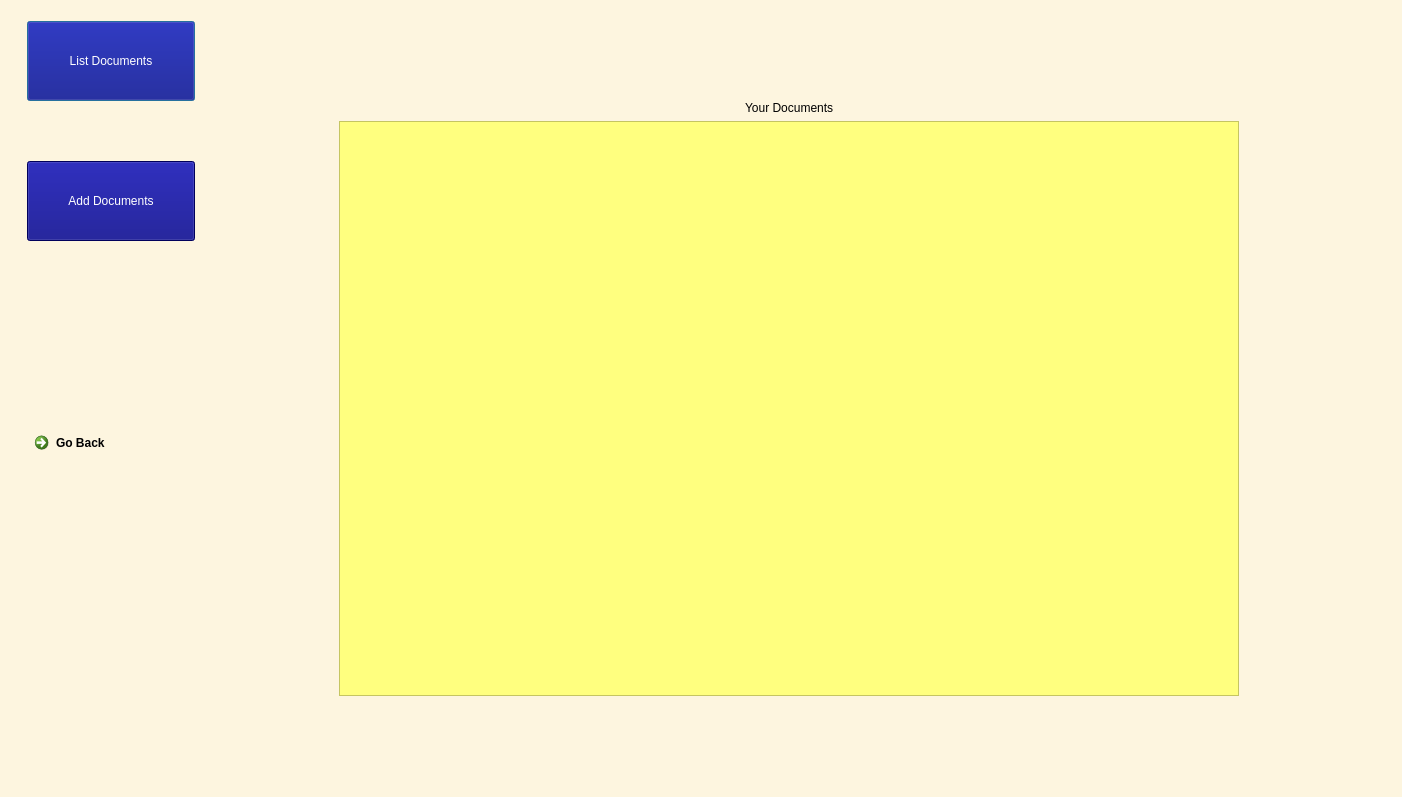
<?xml version="1.0" encoding="UTF-8"?>
<ui version="4.0">
 <class>Dialog</class>
 <widget class="QDialog" name="Dialog">
  <property name="geometry">
   <rect>
    <x>0</x>
    <y>0</y>
    <width>1402</width>
    <height>797</height>
   </rect>
  </property>
  <property name="windowTitle">
   <string>Dialog</string>
  </property>
  <property name="styleSheet">
   <string notr="true">background-color: rgb(194, 154, 191);
background-color: rgb(253, 245, 223);</string>
  </property>
  <layout class="QVBoxLayout" name="verticalLayout_3">
   <item>
    <layout class="QHBoxLayout" name="horizontalLayout">
     <property name="leftMargin">
      <number>8</number>
     </property>
     <property name="rightMargin">
      <number>8</number>
     </property>
     <item>
      <layout class="QVBoxLayout" name="verticalLayout" stretch="1,3,1">
       <property name="spacing">
        <number>60</number>
       </property>
       <property name="leftMargin">
        <number>8</number>
       </property>
       <property name="topMargin">
        <number>10</number>
       </property>
       <property name="rightMargin">
        <number>8</number>
       </property>
       <property name="bottomMargin">
        <number>200</number>
       </property>
       <item>
        <widget class="QPushButton" name="btnListDocuments">
         <property name="minimumSize">
          <size>
           <width>140</width>
           <height>80</height>
          </size>
         </property>
         <property name="maximumSize">
          <size>
           <width>180</width>
           <height>80</height>
          </size>
         </property>
         <property name="styleSheet">
          <string notr="true">background-color: rgb(0, 0, 127);
color: rgb(255, 255, 255);</string>
         </property>
         <property name="text">
          <string>List Documents</string>
         </property>
        </widget>
       </item>
       <item>
        <widget class="QPushButton" name="btnAddDocuments">
         <property name="minimumSize">
          <size>
           <width>140</width>
           <height>80</height>
          </size>
         </property>
         <property name="maximumSize">
          <size>
           <width>180</width>
           <height>80</height>
          </size>
         </property>
         <property name="styleSheet">
          <string notr="true">background-color: rgb(0, 0, 127);
color: rgb(255, 255, 255);</string>
         </property>
         <property name="text">
          <string>Add Documents</string>
         </property>
        </widget>
       </item>
       <item alignment="Qt::AlignVCenter">
        <widget class="QCommandLinkButton" name="btnGoback">
         <property name="maximumSize">
          <size>
           <width>200</width>
           <height>80</height>
          </size>
         </property>
         <property name="styleSheet">
          <string notr="true">background-color: rgb(255, 170, 127);</string>
         </property>
         <property name="text">
          <string>Go Back</string>
         </property>
         <property name="iconSize">
          <size>
           <width>80</width>
           <height>80</height>
          </size>
         </property>
        </widget>
       </item>
      </layout>
     </item>
     <item>
      <layout class="QVBoxLayout" name="verticalLayout_2">
       <property name="leftMargin">
        <number>8</number>
       </property>
       <property name="topMargin">
        <number>8</number>
       </property>
       <property name="rightMargin">
        <number>8</number>
       </property>
       <property name="bottomMargin">
        <number>8</number>
       </property>
       <item>
        <widget class="QStackedWidget" name="widgetStack">
         <property name="minimumSize">
          <size>
           <width>1148</width>
           <height>670</height>
          </size>
         </property>
         <property name="maximumSize">
          <size>
           <width>1200</width>
           <height>750</height>
          </size>
         </property>
         <property name="styleSheet">
          <string notr="true">background-color: rgb(194, 154, 191);
background-color: rgb(253, 245, 223);</string>
         </property>
         <property name="currentIndex">
          <number>0</number>
         </property>
         <widget class="QWidget" name="documents">
          <widget class="QWidget" name="verticalLayoutWidget">
           <property name="geometry">
            <rect>
             <x>19</x>
             <y>70</y>
             <width>1111</width>
             <height>611</height>
            </rect>
           </property>
           <layout class="QVBoxLayout" name="verticalLayout_4">
            <property name="leftMargin">
             <number>8</number>
            </property>
            <property name="topMargin">
             <number>8</number>
            </property>
            <property name="rightMargin">
             <number>12</number>
            </property>
            <property name="bottomMargin">
             <number>8</number>
            </property>
            <item alignment="Qt::AlignHCenter">
             <widget class="QLabel" name="label_12">
              <property name="maximumSize">
               <size>
                <width>400</width>
                <height>40</height>
               </size>
              </property>
              <property name="styleSheet">
               <string notr="true">font: 18pt &quot;MS Shell Dlg 2&quot;;</string>
              </property>
              <property name="text">
               <string>Your Documents</string>
              </property>
             </widget>
            </item>
            <item alignment="Qt::AlignHCenter">
             <widget class="QTableWidget" name="tableDocument">
              <property name="minimumSize">
               <size>
                <width>900</width>
                <height>400</height>
               </size>
              </property>
              <property name="maximumSize">
               <size>
                <width>900</width>
                <height>16777215</height>
               </size>
              </property>
              <property name="styleSheet">
               <string notr="true">background-color: rgb(255, 255, 127);</string>
              </property>
             </widget>
            </item>
           </layout>
          </widget>
         </widget>
         <widget class="QWidget" name="addDocumentPage">
          <widget class="QWidget" name="verticalLayoutWidget_2">
           <property name="geometry">
            <rect>
             <x>50</x>
             <y>90</y>
             <width>1061</width>
             <height>351</height>
            </rect>
           </property>
           <layout class="QVBoxLayout" name="verticalLayout_5">
            <property name="leftMargin">
             <number>12</number>
            </property>
            <property name="topMargin">
             <number>12</number>
            </property>
            <property name="rightMargin">
             <number>12</number>
            </property>
            <property name="bottomMargin">
             <number>12</number>
            </property>
            <item alignment="Qt::AlignTop">
             <widget class="QLabel" name="label_6">
              <property name="styleSheet">
               <string notr="true">font: 18pt &quot;MS Shell Dlg 2&quot;;</string>
              </property>
              <property name="text">
               <string>Add a document</string>
              </property>
             </widget>
            </item>
            <item>
             <widget class="QWidget" name="widget" native="true">
              <property name="styleSheet">
               <string notr="true">border-radius: 4;
background-color: rgb(85, 170, 127);</string>
              </property>
              <layout class="QVBoxLayout" name="verticalLayout_7">
               <item>
                <layout class="QVBoxLayout" name="verticalLayout_6">
                 <property name="spacing">
                  <number>8</number>
                 </property>
                 <property name="leftMargin">
                  <number>8</number>
                 </property>
                 <property name="topMargin">
                  <number>8</number>
                 </property>
                 <property name="rightMargin">
                  <number>8</number>
                 </property>
                 <property name="bottomMargin">
                  <number>8</number>
                 </property>
                 <item>
                  <layout class="QHBoxLayout" name="horizontalLayout_2">
                   <property name="leftMargin">
                    <number>8</number>
                   </property>
                   <property name="topMargin">
                    <number>8</number>
                   </property>
                   <property name="rightMargin">
                    <number>8</number>
                   </property>
                   <property name="bottomMargin">
                    <number>8</number>
                   </property>
                   <item>
                    <widget class="QLabel" name="label_4">
                     <property name="minimumSize">
                      <size>
                       <width>40</width>
                       <height>20</height>
                      </size>
                     </property>
                     <property name="maximumSize">
                      <size>
                       <width>40</width>
                       <height>16777215</height>
                      </size>
                     </property>
                     <property name="text">
                      <string>Title:</string>
                     </property>
                    </widget>
                   </item>
                   <item>
                    <widget class="QLineEdit" name="inputTitle">
                     <property name="minimumSize">
                      <size>
                       <width>220</width>
                       <height>20</height>
                      </size>
                     </property>
                     <property name="maximumSize">
                      <size>
                       <width>220</width>
                       <height>16777215</height>
                      </size>
                     </property>
                     <property name="styleSheet">
                      <string notr="true"/>
                     </property>
                     <property name="text">
                      <string/>
                     </property>
                     <property name="maxLength">
                      <number>25</number>
                     </property>
                     <property name="placeholderText">
                      <string>DocumentName</string>
                     </property>
                    </widget>
                   </item>
                   <item>
                    <spacer name="horizontalSpacer">
                     <property name="orientation">
                      <enum>Qt::Horizontal</enum>
                     </property>
                     <property name="sizeHint" stdset="0">
                      <size>
                       <width>40</width>
                       <height>20</height>
                      </size>
                     </property>
                    </spacer>
                   </item>
                  </layout>
                 </item>
                 <item>
                  <layout class="QHBoxLayout" name="horizontalLayout_3">
                   <property name="leftMargin">
                    <number>8</number>
                   </property>
                   <property name="topMargin">
                    <number>8</number>
                   </property>
                   <property name="rightMargin">
                    <number>8</number>
                   </property>
                   <property name="bottomMargin">
                    <number>8</number>
                   </property>
                   <item>
                    <widget class="QLabel" name="label_5">
                     <property name="minimumSize">
                      <size>
                       <width>40</width>
                       <height>20</height>
                      </size>
                     </property>
                     <property name="text">
                      <string>Link:</string>
                     </property>
                    </widget>
                   </item>
                   <item>
                    <widget class="QLineEdit" name="inputLink">
                     <property name="minimumSize">
                      <size>
                       <width>580</width>
                       <height>0</height>
                      </size>
                     </property>
                     <property name="styleSheet">
                      <string notr="true"/>
                     </property>
                     <property name="text">
                      <string/>
                     </property>
                     <property name="maxLength">
                      <number>255</number>
                     </property>
                     <property name="placeholderText">
                      <string>documentlink.com</string>
                     </property>
                    </widget>
                   </item>
                  </layout>
                 </item>
                 <item alignment="Qt::AlignLeft">
                  <widget class="QPushButton" name="btnAdd">
                   <property name="minimumSize">
                    <size>
                     <width>100</width>
                     <height>20</height>
                    </size>
                   </property>
                   <property name="styleSheet">
                    <string notr="true">color: rgb(255, 255, 255);
background-color: rgb(0, 0, 127);</string>
                   </property>
                   <property name="text">
                    <string>Add</string>
                   </property>
                  </widget>
                 </item>
                </layout>
               </item>
              </layout>
             </widget>
            </item>
           </layout>
          </widget>
         </widget>
        </widget>
       </item>
      </layout>
     </item>
    </layout>
   </item>
  </layout>
 </widget>
 <resources/>
 <connections/>
</ui>
